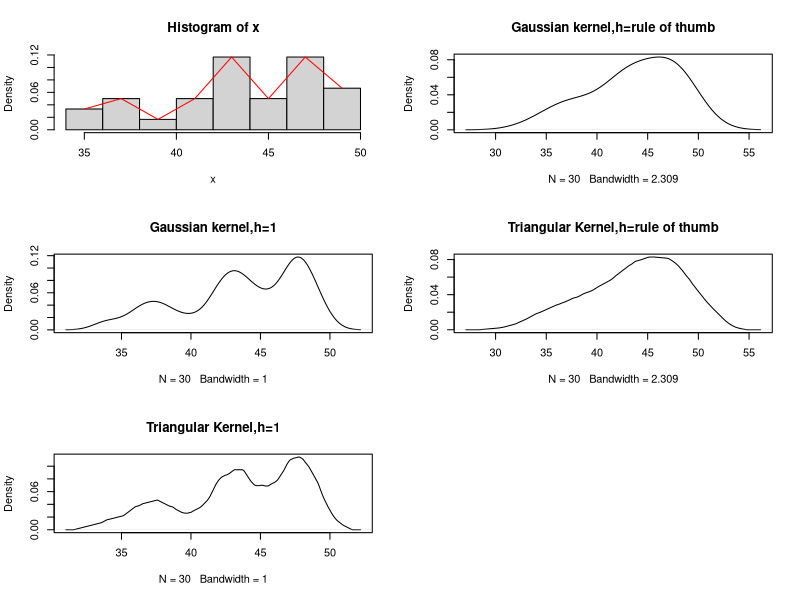
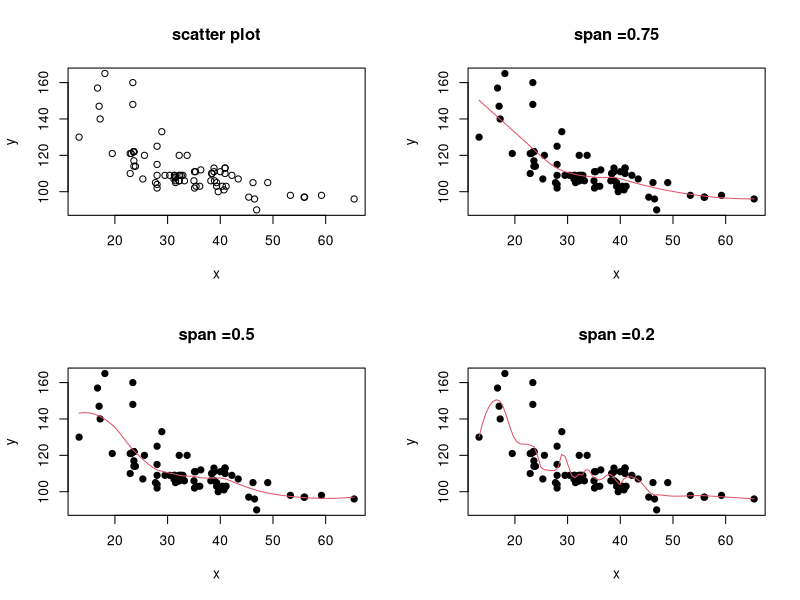
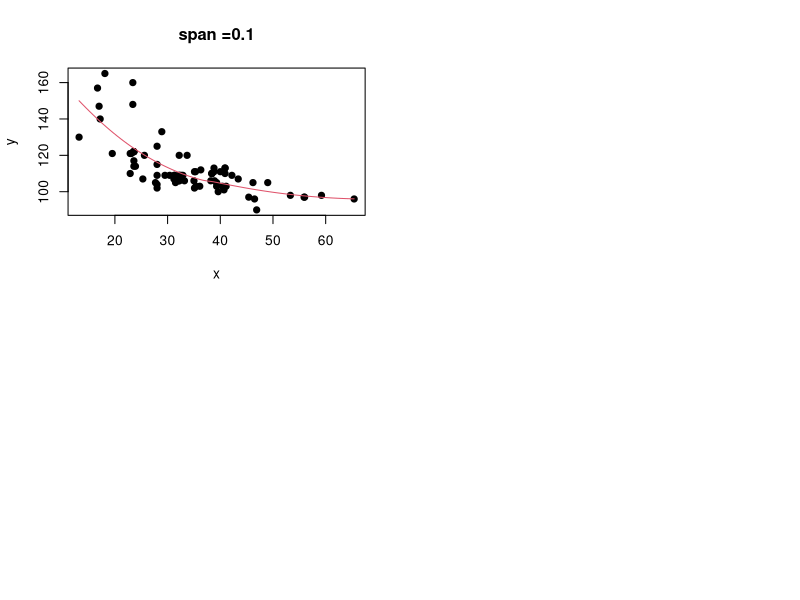
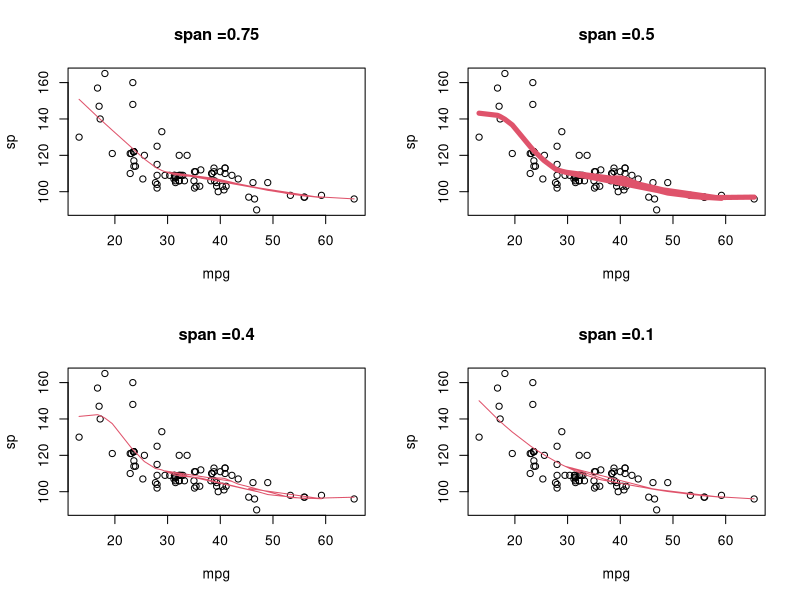
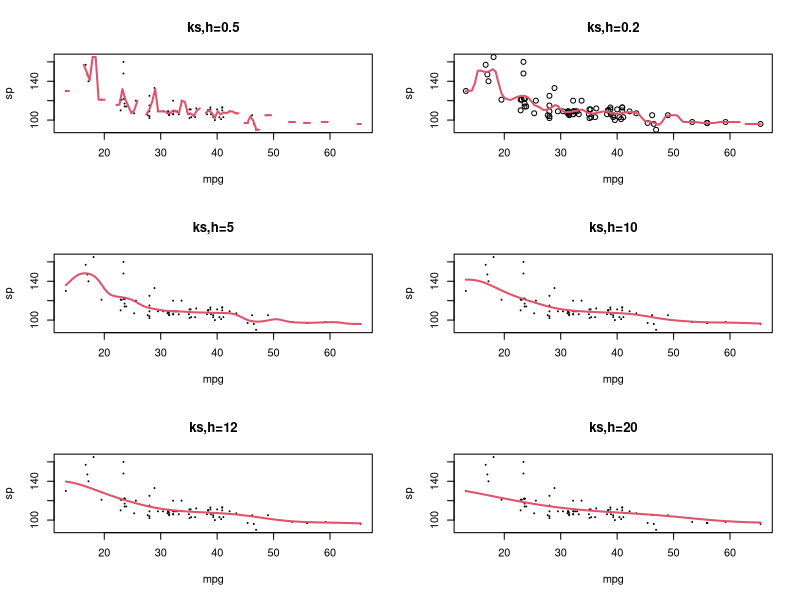
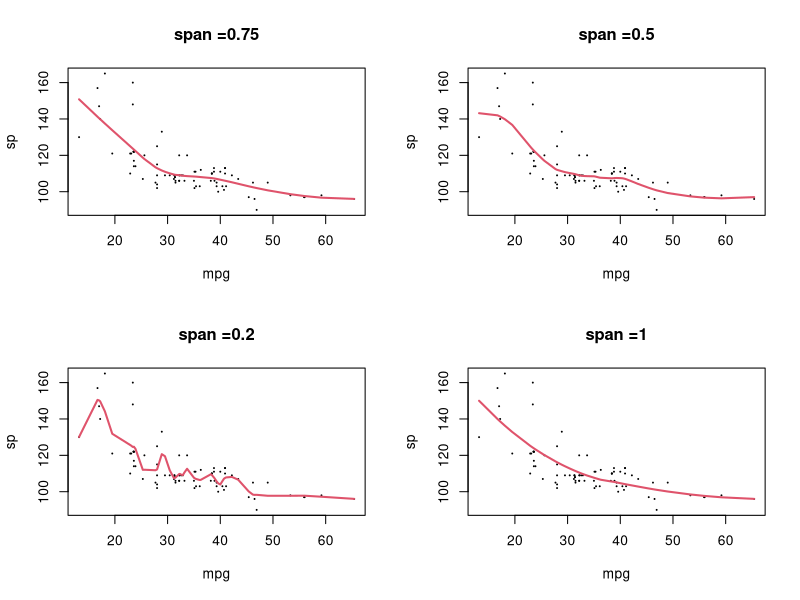

The R source for these figures, in order:
# 10.1
x=c(43.8,40.1,49.2,41.8,34,49.1,47.8,48.1,37.6,42,43.7,47.1,47.7,46.9,36.5,
     45,48,37.6,42.2,38.7,45.2,42.5,43.1,36,47.4,48.5,47.1,43.2,43.8,45.7)



h=1.06*sd(x)/(length(x)^(1/5))
par(mfrow=c(3,2))
out=hist(x,probability = TRUE,nclass =10)
z=(out$breaks[-1]+out$breaks[-9])/2
lines(out$density~z,col="red")
 # In stead of frequency
   #breaks = "sturges",      # For more breaks than the default
  # col = "darkslategray4", border = "seashell3",main= "March Temperaturesity for Kansas ",ylab="Density Estimation",xlab="Temperature")
#lines(density(x ),   # Add the kernel density estimate (fix for the bins)
   #col = "firebrick2", lwd = 3)
#n=length(x)
#hist(x,prob=TRUE,breaks = "sturges",col = "darkslategray4", border = "seashell3"
#,main= "March Temperaturesity for Kansas ",ylab="Density Estimation",xlab="Temperature")


#Estimating the density using histogram and kernel estimation



#kernel density estimation
d1=density(x,kernel="gaussian",bw=h)
plot(d1,main="Gaussian kernel,h=rule of thumb")

d2=density(x,kernel="gaussian",bw=1)
plot(d2,main="Gaussian kernel,h=1")


d3=density(x,kernel="triangular",bw=h)
plot(d3,main="Triangular Kernel,h=rule of thumb")


d4=density(x,kernel="triangular",bw=1)
plot(d4,main="Triangular Kernel,h=1")


#duration = x  #faithful$eruptions
#n=length(duration)
#estimate the density using histogram and kernel estimation
#par(mfrow=c(2,2))
#histogram
#out=hist(duration, nclass=15, prob=TRUE, main="Histogram, h=0.2")
#z = (out$breaks[-1] + out$breaks[-19])/2
#lines(out$density~z, col="blue")
#kernel density estimation
#d1 = density(duration, kernel="gaussian", bw=0.2)
#plot(d1, main="Gaussian kernel, h=0.2")
#d2=density(duration, kernel="gaussian", bw=0.05)
#plot(d2, main="Gaussian kernel, h=0.05")
#d3=density(duration, kernel="triangular", bw=0.2)
#plot(d3,main="Triangular kernel, h=0.2")





#10.3
mpg=c(65.4,56,55.9,49,46.5,46.2,45.4,59.2,53.3,43.4,41.1,40.9,40.9,40.4,39.6,
       39.3,38.9,38.8,38.2,42.2,40.9,40.7,40,39.3,38.8,38.4,38.4,38.4,29.5,
        46.9,36.3,36.1,35.4,35.3,35.1,35.1,35,33.2,32.9,32.3,32.2,32.2,32.2,32.2
         ,31.5,31.5,31.4,31.4,31.2,33.7,32.6,31.3,31.3,30.4,28.9,28,28,28,28,28,
          27.7,25.6,25.3,23.9,23.6,23.6,23.6,23.6,23.6,23.5,23.4,23.4,23.1,22.9,
            22.9,19.5,18.1,17.2,17,16.7,13.2)

sp=c(96,97,97,105,96,105,97,98,98,107,103,113,113,103,100,103,106,113,106,
       109,110,101,111,105,111,110,110,110,109,90,112,103,103,111,111,102,106
     ,106,109,109,120,106,106,109,106,105,108,108,107,120,109,109,109,109,133,
      125,115,102,109,104,105,120,107,114,114,117,122,122,122,122,148,160,121,
      121,110,121,165,140,147,157,130)

par(mfrow=c(2,2))
x=mpg
y=sp
plot(y~x,main="scatter plot")

 lo=loess(y~x,span=0.7)
plot(y~x,main="span =0.75",pch=19)
newx=seq(min(x),max(x),length=length(sp))
pred=predict(lo,data.frame(x=newx))
lines(pred~newx,col=2)



lo=loess(y~x,span=0.5)
plot(y~x,main="span =0.5",pch=19)
newx=seq(min(x),max(x),length=length(sp))
pred=predict(lo,data.frame(x=newx))
lines(pred~newx,col=2)



lo=loess(y~x,span=0.2)
plot(y~x,main="span =0.2",,pch=19)
newx=seq(min(x),max(x),length=length(sp))
pred=predict(lo,data.frame(x=newx))
lines(pred~newx,col=2)



lo=loess(y~x,span=1)
plot(y~x,main="span =0.1",pch=19)
newx=seq(min(x),max(x),length=length(sp))
pred=predict(lo,data.frame(x=newx))
lines(pred~newx,col=2)



##loess####
par(mfrow=c(2,2))
y.loess <- loess(sp ~ mpg, span=0.75, data.frame(x=mpg, y=sp))
y.predict <- predict(y.loess, data.frame(x=mpg))
plot(mpg,sp,main="span =0.75")
lines(mpg,y.predict,col=2)



y.loess <- loess(sp ~ mpg, span=0.5, data.frame(x=mpg, y=sp))
y.predict <- predict(y.loess, data.frame(x=mpg))
plot(mpg,sp,main="span =0.5")
lines(mpg,y.predict,col=2,lwd=5)




y.loess <- loess(sp ~ mpg, span=0.4, data.frame(x=mpg, y=sp))
y.predict <- predict(y.loess, data.frame(x=mpg))
plot(mpg,sp,main="span =0.4")
lines(mpg,y.predict,col=2)



y.loess <- loess(sp ~ mpg, span=1, data.frame(x=mpg, y=sp))
y.predict <- predict(y.loess, data.frame(x=mpg))
plot(mpg,sp,main="span =0.1")
lines(mpg,y.predict,col=2)





#kernel regression
par(mfrow=c(3,2))
plot(sp~mpg,main="ks,h=0.5",pch=19,cex=0.1)

lines(ksmooth(mpg,sp,"normal",bandwidth=0.5),col=2,lwd=2)


plot(sp~mpg,main="ks,h=0.2")
lines(ksmooth(mpg,sp,"normal",bandwidth=2),col=2,lwd=2)


plot(sp~mpg,main="ks,h=5",pch=19,cex=0.1)
lines(ksmooth(mpg,sp,"normal",bandwidth=5),col=2,lwd=2)


plot(sp~mpg,main="ks,h=10",pch=19,cex=0.1)
lines(ksmooth(mpg,sp,"normal",bandwidth=10),col=2,lwd=2)



plot(sp~mpg,main="ks,h=12",pch=19,cex=0.1)
lines(ksmooth(mpg,sp,"normal",bandwidth=12),col=2,lwd=2)

plot(sp~mpg,main="ks,h=20",pch=19,cex=0.1)
lines(ksmooth(mpg,sp,"normal",bandwidth=20),col=2,lwd=2)

#loess  regression
par(mfrow=c(2,2))
data=data.frame(x=mpg, y=sp)
y.loess <- loess(sp ~ mpg, span=0.75, data=data)
y.predict <- predict(y.loess, data.frame(x=mpg))
plot(mpg,sp,main="span =0.75",pch=19,cex=0.1)
j=order(data$x)
lines(data$x[j],y.loess$fitted[j],col=2,lwd=2)




y.loess <- loess(sp ~ mpg, span=0.5, data=data)
y.predict <- predict(y.loess, data.frame(x=mpg))
plot(mpg,sp,main="span =0.5",pch=19,cex=0.1)
j=order(data$x)
lines(data$x[j],y.loess$fitted[j],col=2,lwd=2)


y.loess <- loess(sp ~ mpg, span=0.2, data=data)
y.predict <- predict(y.loess, data.frame(x=mpg))
plot(mpg,sp,main="span =0.2",pch=19,cex=0.1)
j=order(data$x)
lines(data$x[j],y.loess$fitted[j],col=2,lwd=2)


y.loess <- loess(sp ~ mpg, span=1, data=data)
y.predict <- predict(y.loess, data.frame(x=mpg))
plot(mpg,sp,main="span =1",pch=19,cex=0.1)
j=order(data$x)
lines(data$x[j],y.loess$fitted[j],col=2,lwd=2)
